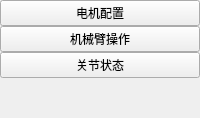
          <widget class="QWidget" name="widget_left" native="true">
           <layout class="QVBoxLayout" name="verticalLayout_5">
            <property name="spacing">
             <number>0</number>
            </property>
            <property name="leftMargin">
             <number>0</number>
            </property>
            <property name="topMargin">
             <number>0</number>
            </property>
            <property name="rightMargin">
             <number>0</number>
            </property>
            <property name="bottomMargin">
             <number>0</number>
            </property>
            <item>
             <widget class="QPushButton" name="btn_config">
              <property name="text">
               <string>电机配置</string>
              </property>
             </widget>
            </item>
            <item>
             <widget class="QPushButton" name="btn_operate">
              <property name="text">
               <string>机械臂操作</string>
              </property>
             </widget>
            </item>
            <item>
             <widget class="QPushButton" name="btn_status">
              <property name="text">
               <string>关节状态</string>
              </property>
             </widget>
            </item>
            <item>
             <spacer name="verticalSpacer">
              <property name="orientation">
               <enum>Qt::Vertical</enum>
              </property>
              <property name="sizeHint" stdset="0">
               <size>
                <width>20</width>
                <height>40</height>
               </size>
              </property>
             </spacer>
            </item>
           </layout>
          </widget>
